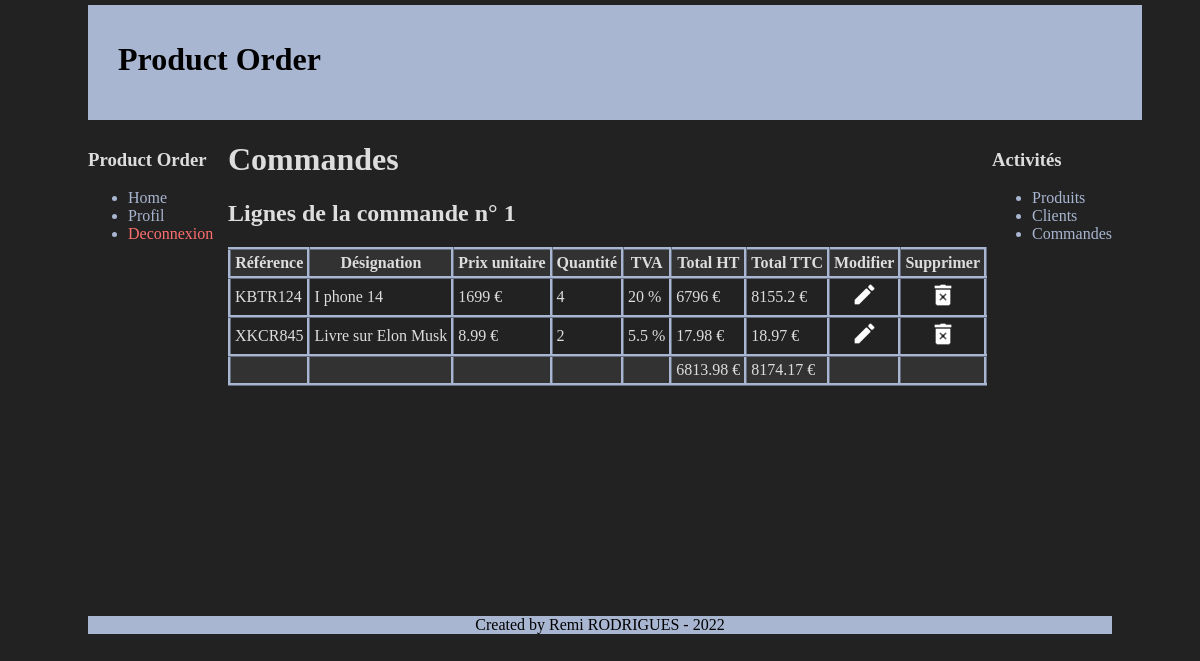
Before: /order/detailOrder.php?id=1 (signed in) with the older database file.
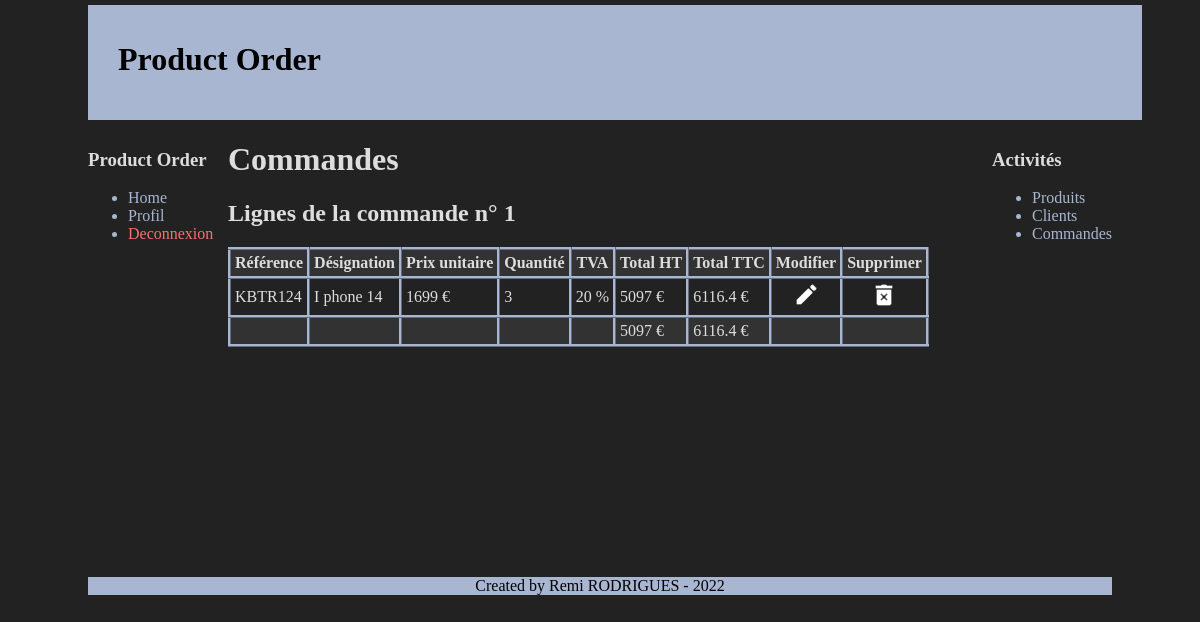
After: the same page with the newer database file.
### tables this page shows
CREATE TABLE `order_lines` (
  `id` int(11) NOT NULL,
  `order_id` int(11) NOT NULL,
  `user_id` int(11) NOT NULL,
  `product_id` int(11) NOT NULL,
  `reference` varchar(10) NOT NULL,
  `designation` varchar(50) NOT NULL,
  `unit_price` float NOT NULL,
  `rate` float NOT NULL,
  `quantity` int(11) NOT NULL,
  `total_HT` float NOT NULL,
  `total_TTC` float NOT NULL,
  `add_date` datetime NOT NULL,
  `update_date` datetime NOT NULL,
  `deleted` tinyint(1) NOT NULL DEFAULT '0',
  `delete_date` datetime DEFAULT NULL
);

### order/detailOrder.php (the view, shortened to what this page needs)
<?php
require("../layout/htmlHead.php");
echo htmlHead("Lignes d'une Commande", "../style");
$orderId = intval($_GET["id"]);
?>
    <body>
        <?php include("../layout/header.php"); ?>
        <div id="menu">
            <div class="element_menu">
                <h3>Product Order</h3>
                <ul>
                    <li><a href="../home.php">Home</a></li>
                    <li><a href="../profil.php">Profil</a></li>
                    <li><a href="../deconnexion.php" class="deconnexion_btn">Deconnexion</a></li>
                </ul>
            </div>
        </div>
        <div id="menu_right">
            <div class="element_menu">
                <h3>Activités</h3>
                <ul>
                    <li><a href="../product/productList.php">Produits</a></li>
                    <li><a href="../customer/customerList.php">Clients</a></li>
                    <li><a href="orderList.php">Commandes</a></li>
                </ul>
            </div>
        </div>
        <div id="corps">
            <h1>Commandes</h1>
            <h2>Lignes de la commande n° <?= $orderId; ?></h2>
            <?php
            include("../utils/connexion_db.php");
            $orderLines = $bdd->prepare("
                SELECT OL.id, OL.reference, OL.designation, OL.unit_price, OL.rate, OL.quantity, OL.total_HT, OL.total_TTC
                FROM order_lines AS OL
                INNER JOIN orders ON orders.id = OL.order_id
                INNER JOIN users ON users.id = orders.user_id
                INNER JOIN companies ON companies.id = users.company_id
                WHERE OL.order_id = :order_id
                AND users.company_id = :company_id
                AND OL.deleted = 0;
            ");
            $orderLines->execute([
                "order_id"=> $orderId,
                "company_id"=> $_SESSION["company_id"],
            ]);
            $data = $orderLines->fetchAll();
            ?>
            <?php if ($data == false): ?>
                <?= "Vous n'êtes pas autorisé à accéder à cette commande ! <br/><br/>"; ?>
                <?= "Retournez sur la <a href='orderList.php'>page des commandes</a>.<br/>"; ?>
            <?php else: ?>
                <?php
                    $totalHT = 0;
                    $totalTTC = 0;
                    for ($i=0; $i < count($data); $i++) {
                        $totalHT += $data[$i]["total_HT"];
                        $totalTTC += $data[$i]["total_TTC"];
                    }
                ?>
                <table>
                    <thead>
                        <tr>
                            <th>Référence</th>
                            <th>Désignation</th>
                            <th>Prix unitaire</th>
                            <th>Quantité</th>
                            <th>TVA</th>
                            <th>Total HT</th>
                            <th>Total TTC</th>
                            <th>Modifier</th>
                            <th>Supprimer</th>
                        </tr>
                    </thead>
                    <tbody>
                        <?php for ($i=0; $i < count($data); $i++) :?>
                            <tr>
                                <td><?= $data[$i]["reference"]; ?></td>
                                <td><?= $data[$i]["designation"]; ?></td>
                                <td><?= round($data[$i]["unit_price"], 2); ?> €</td>
                                <td><?= $data[$i]["quantity"]; ?></td>
                                <td><?= $data[$i]["rate"]; ?> %</td>
                                <td><?= round($data[$i]["total_HT"], 2); ?> €</td>
                                <td><?= round($data[$i]["total_TTC"], 2); ?> €</td>
                                <td style="text-align:center;">
                                    <a href="updateOrderLine.php?id=<?= $data[$i]["id"]; ?>">
                                        <img src="../images/modifier.png" />
                                    </a>
                                </td>
                                <td style="text-align:center;">
                                    <a href="deleteOrderLine.php?id=<?= $data[$i]["id"]; ?>&order_id=<?= $orderId; ?>">
                                        <img src="../images/supprimer.png" />
                                    </a>
                                </td>
                            </tr>
                        <?php endfor;?>
                    </tbody>
                    <tfoot>
                        <tr>
                            <td></td>
                            <td></td>
                            <td></td>
                            <td></td>
                            <td></td>
                            <td><?= round($totalHT, 2); ?> €</td>
                            <td><?= round($totalTTC, 2); ?> €</td>
                            <td></td>
                            <td></td>
                        </tr>
                    </tfoot>
                </table>
            <?php endif; ?>
        </div>
        <?php include("../layout/footer.php"); ?>
    </body>
</html>

Changed rows visible on the page:
no longer on this page (row edited): order_lines: reference "XKCR845", designation "Livre sur Elon Musk", unit_price "8.99", quantity "2", rate "5.5", total_HT "17.98", total_TTC "18.97"
changed order_lines "KBTR124": quantity "4" → "3"; total_HT "6796" → "5097"; total_TTC "8155.2" → "6116.4"
Other visible differences:
$totalHT: "6813.98" → "5097"
$totalTTC: "8174.17" → "6116.4"
